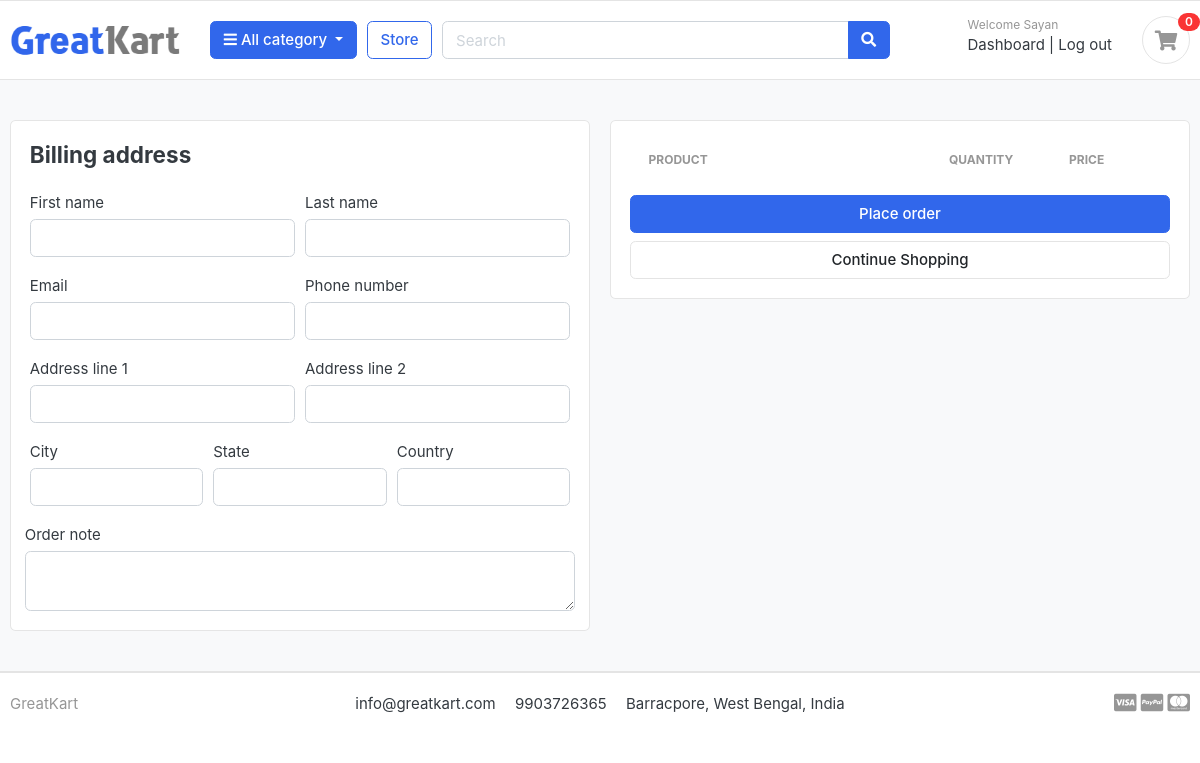
The page /cart/checkout/ (signed in) on the database as committed earlier.
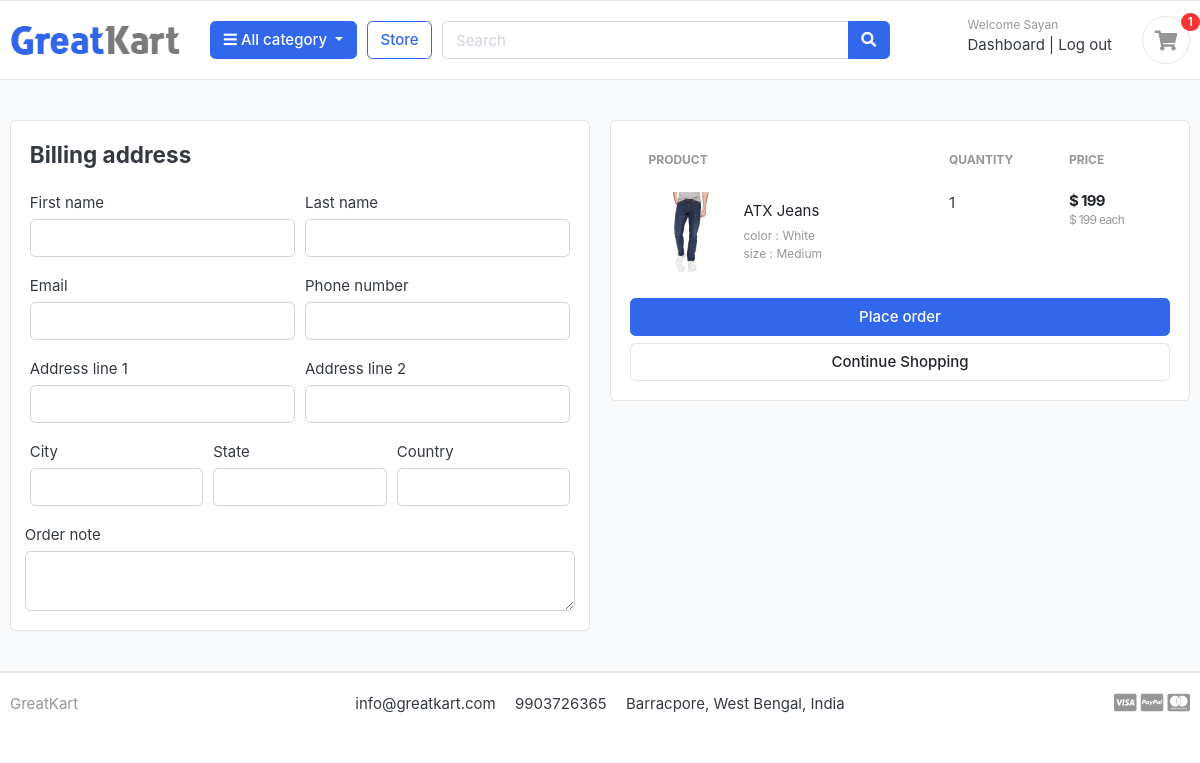
The same page on the database as committed later.
### carts/models.py (models this page shows, shortened)
class CartItem(models.Model):
    user = models.ForeignKey(Account, on_delete= models.CASCADE, null=True)
    product = models.ForeignKey(Product, on_delete=models.CASCADE)
    variations = models.ManyToManyField(Variation, blank=True)
    cart = models.ForeignKey(Cart, on_delete=models.CASCADE, null=True)
    quantity = models.IntegerField()
    is_active = models.BooleanField(default=True)
    def sub_total(self):
        return  self.product.price * self.quantity

### store/models.py (models this page shows, shortened)
class Product(models.Model):
    product_name = models.CharField(max_length=200, unique=True)
    slug = models.SlugField(max_length=200, unique=True)
    description = models.TextField(max_length=500, blank=True)
    price = models.IntegerField()
    images = models.ImageField(upload_to='photos/products')
    stock = models.IntegerField()
    is_available = models.BooleanField(default=True)
    category = models.ForeignKey(Category, on_delete=models.CASCADE)
    created_date = models.DateTimeField(auto_now_add=True)
    modified_date = models.DateTimeField(auto_now=True)
    def get_url(self):
        return reverse('product_detail', args=[self.category.slug, self.slug])

class Variation(models.Model):
    product = models.ForeignKey(Product, on_delete=models.CASCADE)
    variation_category = models.CharField(max_length=100, choices=variation_category_choice)
    variation_value = models.CharField(max_length=100)
    is_active = models.BooleanField(default=True)
    created_date = models.DateTimeField(auto_now=True)
    objects = VariationManager()

### carts/views.py (the view)
# urls.py: path('checkout/', views.checkout, name='checkout'),
@login_required(login_url='login')
def checkout(request, total = 0, quantity = 0, cart_items = None):
    try:
        tax = 0
        grand_total = 0
        if request.user.is_authenticated:
            cart_items = CartItem.objects.filter(user = request.user, is_active = True)
        else:
            cart = Cart.objects.get(cart_id = _cart_id(request))
            cart_items = CartItem.objects.filter(cart = cart, is_active = True)
        for cart_item in cart_items:
            total = total + (cart_item.product.price * cart_item.quantity)
            quantity = quantity + cart_item.quantity
        tax = (2 * total)/100
        grand_total = total + tax
    except ObjectDoesNotExist:
        pass
    context = {
        'total' : total,
        'quantity' : quantity,
        'cart_items' : cart_items,
        'tax' : tax,
        'grand_total' : grand_total,
    }
    return render(request, 'store/checkout.html', context)

### carts/context_processors.py (called while the page is built)
def counter(request):
    cart_count = 0
    if 'admin' in request.path:
        return {}
    else:
        try:
            cart = Cart.objects.filter(cart_id = _cart_id(request))
            if request.user.is_authenticated:
                cart_items = CartItem.objects.all().filter(user = request.user)
            else:
                cart_items = CartItem.objects.all().filter(cart = cart[:1])
            for cart_item in cart_items:
                cart_count = cart_count + cart_item.quantity
        except Cart.DoesNotExist:
            cart_count = 0
    return dict(cart_count = cart_count)

### carts/views.py (called while the page is built)
def _cart_id(request):
    cart = request.session.session_key
    if not cart:
        cart = request.session.create()
    return cart

### category/context_processors.py (called while the page is built)
def menu_links(request):
    links = Category.objects.all()
    return dict(links = links)

### category/models.py (called while the page is built)
    def get_url(self):
        return reverse('products_by_category', args=[self.slug])

### templates/store/checkout.html (shortened to what this page needs)
{% extends "base.html" %}
{% load static %}
{% block content %}
<section class="section-content padding-y bg">
<div class="container">
<div class="row">
	<aside class="col-lg-6">
<div class="card">
    <div class="card-body">
        <h4 class="card-title mb-4">Billing address</h4>
        <form action="{% url 'place_order' %}" method="POST">
            <div class="form-row">
                <div class="col form-group">
                    <label for="">First name</label>
                    <input type="text" name="first_name" id="" class="form-control" required>
                </div>
                 <div class="col form-group">
                    <label for="">Last name</label>
                    <input type="text" name="last_name" id="" class="form-control" required>
                </div>
            </div>
            <div class="form-row">
                <div class="col form-group">
                    <label for="">Email</label>
                    <input type="email" name="email" id="" class="form-control" required>
                </div>
                 <div class="col form-group">
                    <label for="">Phone number</label>
                    <input type="text" name="phone" id="" class="form-control" required>
                </div>
            </div>
            <div class="form-row">
                <div class="col form-group">
                    <label for="">Address line 1</label>
                    <input type="text" name="address_line_1" id="" class="form-control" required>
                </div>
                 <div class="col form-group">
                    <label for="">Address line 2</label>
                    <input type="text" name="address_line_2" id="" class="form-control" >
                </div>
            </div>
            <div class="form-row">
                <div class="col form-group">
                    <label for="">City</label>
                    <input type="text" name="city" id="" class="form-control" required>
                </div>
                 <div class="col form-group">
                    <label for="">State</label>
                    <input type="text" name="state" id="" class="form-control" required>
                </div>
                <div class="col form-group">
                    <label for="">Country</label>
                    <input type="text" name="country" id="" class="form-control" required>
                </div>
            </div>
                <div class="form-row">
                    <label for="">Order note</label>
                    <textarea name="order_note" rows="2" class="form-control"></textarea>
                </div>
    </div>
</div>
	</aside>
	<aside class="col-lg-6">
		<div class="card">
		<div class="card-body">
            <table class="table table-borderless table-shopping-cart">
<thead class="text-muted">
<tr class="small text-uppercase">
  <th scope="col">Product</th>
  <th scope="col" width="120">Quantity</th>
  <th scope="col" width="120">Price</th>
</tr>
</thead>
<tbody>
{% for cart_item in cart_items %}
<tr>
	<td>
		<figure class="itemside align-items-center">
			<div class="aside"><img src="{{ cart_item.product.images.url }}" class="img-sm"></div>
			<figcaption class="info">
				<a href="{{ cart_item.product.get_url }}" class="title text-dark">{{ cart_item.product.product_name }}</a>
				<p class="text-muted small">
					{% if cart_item.variations.all %}
						{% for item in cart_item.variations.all %}
							{{ item.variation_category }} : {{ item.variation_value }} <br>
						{% endfor %}
					{% endif %}
				</p>
			</figcaption>
		</figure>
	</td>
	<td>
					<label for="">{{ cart_item.quantity }}</label>
	</td>
	<td>
		<div class="price-wrap">
			<var class="price">$ {{ cart_item.sub_total }}</var>
			<small class="text-muted"> $ {{ cart_item.product.price }} each </small>
		</div>
	</td>
</tr>
{% endfor %}
</tbody>
</table>
            <button type="submit" name="submit" class="btn btn-primary btn-block" >Place order</button>
			<a href="{% url 'store' %}" class="btn btn-light btn-block">Continue Shopping</a>
		</div>
		</div>
</aside>
</div>
</div>
</section>
{% endblock %}

### templates/includes/navbar.html (shortened to what this page needs)
{% load static %}
<header class="section-header">
<section class="header-main border-bottom">
	<div class="container">
<div class="row align-items-center">
	<div class="col-lg-2 col-md-3 col-6">
		<a href="{% url 'home' %}" class="brand-wrap">
			<img class="logo" src="{% static './images/logo.png' %}">
		</a>
	</div>
	<div class="col-lg col-sm col-md col-6 flex-grow-0">
		<div class="category-wrap dropdown d-inline-block float-right">
			<button type="button" class="btn btn-primary dropdown-toggle" data-toggle="dropdown">
				<i class="fa fa-bars"></i> All category
			</button>
		</div>
	</div>
	<a href="{% url 'store' %}" class="btn btn-outline-primary">Store</a>
	<div class="col-lg  col-md-6 col-sm-12 col">
		<form action="{% url 'search' %}" class="search" method="GET">
			<div class="input-group w-100">
			    <input type="text" class="form-control" style="width:60%;" placeholder="Search" name="keyword">
			    <div class="input-group-append">
			      <button class="btn btn-primary" type="submit">
			        <i class="fa fa-search"></i>
			      </button>
			    </div>
		    </div>
		</form>
	</div>
	<div class="col-lg-3 col-sm-6 col-8 order-2 order-lg-3">
				<div class="d-flex justify-content-end mb-3 mb-lg-0">
					{% if user.id is None %}
					<div class="widget-header">
						<small class="title text-muted">Welcome guest!</small>
						<div>
							<a href="{% url 'login' %}">Sign in</a> <span class="dark-transp"> | </span>
							<a href="{% url 'register' %}"> Register</a>
						</div>
					</div>
					{% else %}
					<div class="widget-header">
						<small class="title text-muted">Welcome {{ user.first_name }}</small>
						<div>
							<a href="{% url 'dashboard' %}">Dashboard</a> <span class="dark-transp"> | </span>
							<a href="{% url 'logout' %}"> Log out</a>
						</div>
					</div>
					{% endif %}
					<a href="{% url 'cart' %}" class="widget-header pl-3 ml-3">
						<div class="icon icon-sm rounded-circle border"><i class="fa fa-shopping-cart"></i></div>
						<span class="badge badge-pill badge-danger notify">{{ cart_count }}</span>
					</a>
				</div>
			</div>
</div>
	</div>
</section>
</header>

Rows that differ between the two databases and show on the page:
added CartItem: product.images (picture), product.product_name "ATX Jeans", quantity "1", sub_total "199", product.price "199"
now on this page (row unchanged): Variation: variation_category "color", variation_value "White"
now on this page (row unchanged): Variation: variation_category "size", variation_value "Medium"
Other text that changed with them:
{{ cart_count }}: "0" → "1"
